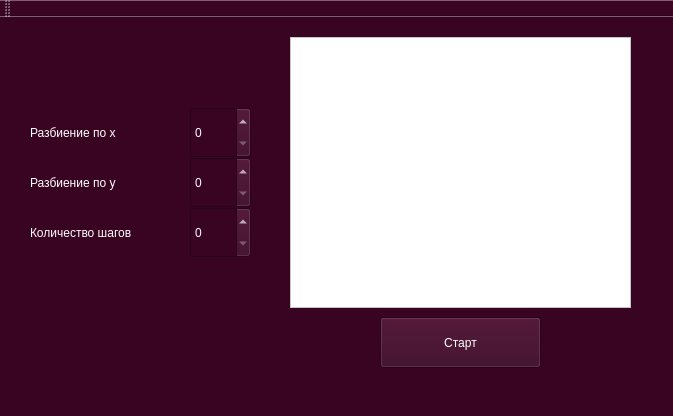
<?xml version="1.0" encoding="UTF-8"?>
<ui version="4.0">
 <class>MainWindow</class>
 <widget class="QMainWindow" name="MainWindow">
  <property name="geometry">
   <rect>
    <x>0</x>
    <y>0</y>
    <width>673</width>
    <height>416</height>
   </rect>
  </property>
  <property name="palette">
   <palette>
    <active>
     <colorrole role="WindowText">
      <brush brushstyle="SolidPattern">
       <color alpha="255">
        <red>255</red>
        <green>255</green>
        <blue>255</blue>
       </color>
      </brush>
     </colorrole>
     <colorrole role="Button">
      <brush brushstyle="SolidPattern">
       <color alpha="255">
        <red>57</red>
        <green>4</green>
        <blue>34</blue>
       </color>
      </brush>
     </colorrole>
     <colorrole role="Text">
      <brush brushstyle="SolidPattern">
       <color alpha="255">
        <red>255</red>
        <green>255</green>
        <blue>255</blue>
       </color>
      </brush>
     </colorrole>
     <colorrole role="ButtonText">
      <brush brushstyle="SolidPattern">
       <color alpha="255">
        <red>255</red>
        <green>255</green>
        <blue>255</blue>
       </color>
      </brush>
     </colorrole>
     <colorrole role="Base">
      <brush brushstyle="SolidPattern">
       <color alpha="255">
        <red>57</red>
        <green>4</green>
        <blue>34</blue>
       </color>
      </brush>
     </colorrole>
     <colorrole role="Window">
      <brush brushstyle="SolidPattern">
       <color alpha="255">
        <red>57</red>
        <green>4</green>
        <blue>34</blue>
       </color>
      </brush>
     </colorrole>
     <colorrole role="ToolTipText">
      <brush brushstyle="SolidPattern">
       <color alpha="255">
        <red>255</red>
        <green>255</green>
        <blue>255</blue>
       </color>
      </brush>
     </colorrole>
    </active>
    <inactive>
     <colorrole role="WindowText">
      <brush brushstyle="SolidPattern">
       <color alpha="255">
        <red>255</red>
        <green>255</green>
        <blue>255</blue>
       </color>
      </brush>
     </colorrole>
     <colorrole role="Button">
      <brush brushstyle="SolidPattern">
       <color alpha="255">
        <red>57</red>
        <green>4</green>
        <blue>34</blue>
       </color>
      </brush>
     </colorrole>
     <colorrole role="Text">
      <brush brushstyle="SolidPattern">
       <color alpha="255">
        <red>255</red>
        <green>255</green>
        <blue>255</blue>
       </color>
      </brush>
     </colorrole>
     <colorrole role="ButtonText">
      <brush brushstyle="SolidPattern">
       <color alpha="255">
        <red>255</red>
        <green>255</green>
        <blue>255</blue>
       </color>
      </brush>
     </colorrole>
     <colorrole role="Base">
      <brush brushstyle="SolidPattern">
       <color alpha="255">
        <red>57</red>
        <green>4</green>
        <blue>34</blue>
       </color>
      </brush>
     </colorrole>
     <colorrole role="Window">
      <brush brushstyle="SolidPattern">
       <color alpha="255">
        <red>57</red>
        <green>4</green>
        <blue>34</blue>
       </color>
      </brush>
     </colorrole>
     <colorrole role="ToolTipText">
      <brush brushstyle="SolidPattern">
       <color alpha="255">
        <red>255</red>
        <green>255</green>
        <blue>255</blue>
       </color>
      </brush>
     </colorrole>
    </inactive>
    <disabled>
     <colorrole role="WindowText">
      <brush brushstyle="SolidPattern">
       <color alpha="255">
        <red>190</red>
        <green>190</green>
        <blue>190</blue>
       </color>
      </brush>
     </colorrole>
     <colorrole role="Button">
      <brush brushstyle="SolidPattern">
       <color alpha="255">
        <red>57</red>
        <green>4</green>
        <blue>34</blue>
       </color>
      </brush>
     </colorrole>
     <colorrole role="Text">
      <brush brushstyle="SolidPattern">
       <color alpha="255">
        <red>190</red>
        <green>190</green>
        <blue>190</blue>
       </color>
      </brush>
     </colorrole>
     <colorrole role="ButtonText">
      <brush brushstyle="SolidPattern">
       <color alpha="255">
        <red>190</red>
        <green>190</green>
        <blue>190</blue>
       </color>
      </brush>
     </colorrole>
     <colorrole role="Base">
      <brush brushstyle="SolidPattern">
       <color alpha="255">
        <red>57</red>
        <green>4</green>
        <blue>34</blue>
       </color>
      </brush>
     </colorrole>
     <colorrole role="Window">
      <brush brushstyle="SolidPattern">
       <color alpha="255">
        <red>57</red>
        <green>4</green>
        <blue>34</blue>
       </color>
      </brush>
     </colorrole>
     <colorrole role="ToolTipText">
      <brush brushstyle="SolidPattern">
       <color alpha="255">
        <red>255</red>
        <green>255</green>
        <blue>255</blue>
       </color>
      </brush>
     </colorrole>
    </disabled>
   </palette>
  </property>
  <property name="windowTitle">
   <string>MainWindow</string>
  </property>
  <property name="styleSheet">
   <string notr="true">background-color: rgb(57, 4, 34);</string>
  </property>
  <widget class="QWidget" name="centralWidget">
   <widget class="QLabel" name="label">
    <property name="geometry">
     <rect>
      <x>30</x>
      <y>100</y>
      <width>141</width>
      <height>31</height>
     </rect>
    </property>
    <property name="palette">
     <palette>
      <active>
       <colorrole role="WindowText">
        <brush brushstyle="SolidPattern">
         <color alpha="255">
          <red>255</red>
          <green>255</green>
          <blue>255</blue>
         </color>
        </brush>
       </colorrole>
       <colorrole role="Button">
        <brush brushstyle="SolidPattern">
         <color alpha="255">
          <red>57</red>
          <green>4</green>
          <blue>34</blue>
         </color>
        </brush>
       </colorrole>
       <colorrole role="Text">
        <brush brushstyle="SolidPattern">
         <color alpha="255">
          <red>255</red>
          <green>255</green>
          <blue>255</blue>
         </color>
        </brush>
       </colorrole>
       <colorrole role="ButtonText">
        <brush brushstyle="SolidPattern">
         <color alpha="255">
          <red>255</red>
          <green>255</green>
          <blue>255</blue>
         </color>
        </brush>
       </colorrole>
       <colorrole role="Base">
        <brush brushstyle="SolidPattern">
         <color alpha="255">
          <red>57</red>
          <green>4</green>
          <blue>34</blue>
         </color>
        </brush>
       </colorrole>
       <colorrole role="Window">
        <brush brushstyle="SolidPattern">
         <color alpha="255">
          <red>57</red>
          <green>4</green>
          <blue>34</blue>
         </color>
        </brush>
       </colorrole>
       <colorrole role="ToolTipText">
        <brush brushstyle="SolidPattern">
         <color alpha="255">
          <red>255</red>
          <green>255</green>
          <blue>255</blue>
         </color>
        </brush>
       </colorrole>
      </active>
      <inactive>
       <colorrole role="WindowText">
        <brush brushstyle="SolidPattern">
         <color alpha="255">
          <red>255</red>
          <green>255</green>
          <blue>255</blue>
         </color>
        </brush>
       </colorrole>
       <colorrole role="Button">
        <brush brushstyle="SolidPattern">
         <color alpha="255">
          <red>57</red>
          <green>4</green>
          <blue>34</blue>
         </color>
        </brush>
       </colorrole>
       <colorrole role="Text">
        <brush brushstyle="SolidPattern">
         <color alpha="255">
          <red>255</red>
          <green>255</green>
          <blue>255</blue>
         </color>
        </brush>
       </colorrole>
       <colorrole role="ButtonText">
        <brush brushstyle="SolidPattern">
         <color alpha="255">
          <red>255</red>
          <green>255</green>
          <blue>255</blue>
         </color>
        </brush>
       </colorrole>
       <colorrole role="Base">
        <brush brushstyle="SolidPattern">
         <color alpha="255">
          <red>57</red>
          <green>4</green>
          <blue>34</blue>
         </color>
        </brush>
       </colorrole>
       <colorrole role="Window">
        <brush brushstyle="SolidPattern">
         <color alpha="255">
          <red>57</red>
          <green>4</green>
          <blue>34</blue>
         </color>
        </brush>
       </colorrole>
       <colorrole role="ToolTipText">
        <brush brushstyle="SolidPattern">
         <color alpha="255">
          <red>255</red>
          <green>255</green>
          <blue>255</blue>
         </color>
        </brush>
       </colorrole>
      </inactive>
      <disabled>
       <colorrole role="WindowText">
        <brush brushstyle="SolidPattern">
         <color alpha="255">
          <red>190</red>
          <green>190</green>
          <blue>190</blue>
         </color>
        </brush>
       </colorrole>
       <colorrole role="Button">
        <brush brushstyle="SolidPattern">
         <color alpha="255">
          <red>57</red>
          <green>4</green>
          <blue>34</blue>
         </color>
        </brush>
       </colorrole>
       <colorrole role="Text">
        <brush brushstyle="SolidPattern">
         <color alpha="255">
          <red>190</red>
          <green>190</green>
          <blue>190</blue>
         </color>
        </brush>
       </colorrole>
       <colorrole role="ButtonText">
        <brush brushstyle="SolidPattern">
         <color alpha="255">
          <red>190</red>
          <green>190</green>
          <blue>190</blue>
         </color>
        </brush>
       </colorrole>
       <colorrole role="Base">
        <brush brushstyle="SolidPattern">
         <color alpha="255">
          <red>57</red>
          <green>4</green>
          <blue>34</blue>
         </color>
        </brush>
       </colorrole>
       <colorrole role="Window">
        <brush brushstyle="SolidPattern">
         <color alpha="255">
          <red>57</red>
          <green>4</green>
          <blue>34</blue>
         </color>
        </brush>
       </colorrole>
       <colorrole role="ToolTipText">
        <brush brushstyle="SolidPattern">
         <color alpha="255">
          <red>255</red>
          <green>255</green>
          <blue>255</blue>
         </color>
        </brush>
       </colorrole>
      </disabled>
     </palette>
    </property>
    <property name="text">
     <string>Разбиение по x</string>
    </property>
   </widget>
   <widget class="QLabel" name="label_2">
    <property name="geometry">
     <rect>
      <x>30</x>
      <y>150</y>
      <width>141</width>
      <height>31</height>
     </rect>
    </property>
    <property name="palette">
     <palette>
      <active>
       <colorrole role="WindowText">
        <brush brushstyle="SolidPattern">
         <color alpha="255">
          <red>255</red>
          <green>255</green>
          <blue>255</blue>
         </color>
        </brush>
       </colorrole>
       <colorrole role="Button">
        <brush brushstyle="SolidPattern">
         <color alpha="255">
          <red>57</red>
          <green>4</green>
          <blue>34</blue>
         </color>
        </brush>
       </colorrole>
       <colorrole role="Text">
        <brush brushstyle="SolidPattern">
         <color alpha="255">
          <red>255</red>
          <green>255</green>
          <blue>255</blue>
         </color>
        </brush>
       </colorrole>
       <colorrole role="ButtonText">
        <brush brushstyle="SolidPattern">
         <color alpha="255">
          <red>255</red>
          <green>255</green>
          <blue>255</blue>
         </color>
        </brush>
       </colorrole>
       <colorrole role="Base">
        <brush brushstyle="SolidPattern">
         <color alpha="255">
          <red>57</red>
          <green>4</green>
          <blue>34</blue>
         </color>
        </brush>
       </colorrole>
       <colorrole role="Window">
        <brush brushstyle="SolidPattern">
         <color alpha="255">
          <red>57</red>
          <green>4</green>
          <blue>34</blue>
         </color>
        </brush>
       </colorrole>
       <colorrole role="ToolTipText">
        <brush brushstyle="SolidPattern">
         <color alpha="255">
          <red>255</red>
          <green>255</green>
          <blue>255</blue>
         </color>
        </brush>
       </colorrole>
      </active>
      <inactive>
       <colorrole role="WindowText">
        <brush brushstyle="SolidPattern">
         <color alpha="255">
          <red>255</red>
          <green>255</green>
          <blue>255</blue>
         </color>
        </brush>
       </colorrole>
       <colorrole role="Button">
        <brush brushstyle="SolidPattern">
         <color alpha="255">
          <red>57</red>
          <green>4</green>
          <blue>34</blue>
         </color>
        </brush>
       </colorrole>
       <colorrole role="Text">
        <brush brushstyle="SolidPattern">
         <color alpha="255">
          <red>255</red>
          <green>255</green>
          <blue>255</blue>
         </color>
        </brush>
       </colorrole>
       <colorrole role="ButtonText">
        <brush brushstyle="SolidPattern">
         <color alpha="255">
          <red>255</red>
          <green>255</green>
          <blue>255</blue>
         </color>
        </brush>
       </colorrole>
       <colorrole role="Base">
        <brush brushstyle="SolidPattern">
         <color alpha="255">
          <red>57</red>
          <green>4</green>
          <blue>34</blue>
         </color>
        </brush>
       </colorrole>
       <colorrole role="Window">
        <brush brushstyle="SolidPattern">
         <color alpha="255">
          <red>57</red>
          <green>4</green>
          <blue>34</blue>
         </color>
        </brush>
       </colorrole>
       <colorrole role="ToolTipText">
        <brush brushstyle="SolidPattern">
         <color alpha="255">
          <red>255</red>
          <green>255</green>
          <blue>255</blue>
         </color>
        </brush>
       </colorrole>
      </inactive>
      <disabled>
       <colorrole role="WindowText">
        <brush brushstyle="SolidPattern">
         <color alpha="255">
          <red>190</red>
          <green>190</green>
          <blue>190</blue>
         </color>
        </brush>
       </colorrole>
       <colorrole role="Button">
        <brush brushstyle="SolidPattern">
         <color alpha="255">
          <red>57</red>
          <green>4</green>
          <blue>34</blue>
         </color>
        </brush>
       </colorrole>
       <colorrole role="Text">
        <brush brushstyle="SolidPattern">
         <color alpha="255">
          <red>190</red>
          <green>190</green>
          <blue>190</blue>
         </color>
        </brush>
       </colorrole>
       <colorrole role="ButtonText">
        <brush brushstyle="SolidPattern">
         <color alpha="255">
          <red>190</red>
          <green>190</green>
          <blue>190</blue>
         </color>
        </brush>
       </colorrole>
       <colorrole role="Base">
        <brush brushstyle="SolidPattern">
         <color alpha="255">
          <red>57</red>
          <green>4</green>
          <blue>34</blue>
         </color>
        </brush>
       </colorrole>
       <colorrole role="Window">
        <brush brushstyle="SolidPattern">
         <color alpha="255">
          <red>57</red>
          <green>4</green>
          <blue>34</blue>
         </color>
        </brush>
       </colorrole>
       <colorrole role="ToolTipText">
        <brush brushstyle="SolidPattern">
         <color alpha="255">
          <red>255</red>
          <green>255</green>
          <blue>255</blue>
         </color>
        </brush>
       </colorrole>
      </disabled>
     </palette>
    </property>
    <property name="text">
     <string>Разбиение по y</string>
    </property>
   </widget>
   <widget class="QLabel" name="label_3">
    <property name="geometry">
     <rect>
      <x>30</x>
      <y>200</y>
      <width>141</width>
      <height>31</height>
     </rect>
    </property>
    <property name="palette">
     <palette>
      <active>
       <colorrole role="WindowText">
        <brush brushstyle="SolidPattern">
         <color alpha="255">
          <red>255</red>
          <green>255</green>
          <blue>255</blue>
         </color>
        </brush>
       </colorrole>
       <colorrole role="Button">
        <brush brushstyle="SolidPattern">
         <color alpha="255">
          <red>57</red>
          <green>4</green>
          <blue>34</blue>
         </color>
        </brush>
       </colorrole>
       <colorrole role="Text">
        <brush brushstyle="SolidPattern">
         <color alpha="255">
          <red>255</red>
          <green>255</green>
          <blue>255</blue>
         </color>
        </brush>
       </colorrole>
       <colorrole role="ButtonText">
        <brush brushstyle="SolidPattern">
         <color alpha="255">
          <red>255</red>
          <green>255</green>
          <blue>255</blue>
         </color>
        </brush>
       </colorrole>
       <colorrole role="Base">
        <brush brushstyle="SolidPattern">
         <color alpha="255">
          <red>57</red>
          <green>4</green>
          <blue>34</blue>
         </color>
        </brush>
       </colorrole>
       <colorrole role="Window">
        <brush brushstyle="SolidPattern">
         <color alpha="255">
          <red>57</red>
          <green>4</green>
          <blue>34</blue>
         </color>
        </brush>
       </colorrole>
       <colorrole role="ToolTipText">
        <brush brushstyle="SolidPattern">
         <color alpha="255">
          <red>255</red>
          <green>255</green>
          <blue>255</blue>
         </color>
        </brush>
       </colorrole>
      </active>
      <inactive>
       <colorrole role="WindowText">
        <brush brushstyle="SolidPattern">
         <color alpha="255">
          <red>255</red>
          <green>255</green>
          <blue>255</blue>
         </color>
        </brush>
       </colorrole>
       <colorrole role="Button">
        <brush brushstyle="SolidPattern">
         <color alpha="255">
          <red>57</red>
          <green>4</green>
          <blue>34</blue>
         </color>
        </brush>
       </colorrole>
       <colorrole role="Text">
        <brush brushstyle="SolidPattern">
         <color alpha="255">
          <red>255</red>
          <green>255</green>
          <blue>255</blue>
         </color>
        </brush>
       </colorrole>
       <colorrole role="ButtonText">
        <brush brushstyle="SolidPattern">
         <color alpha="255">
          <red>255</red>
          <green>255</green>
          <blue>255</blue>
         </color>
        </brush>
       </colorrole>
       <colorrole role="Base">
        <brush brushstyle="SolidPattern">
         <color alpha="255">
          <red>57</red>
          <green>4</green>
          <blue>34</blue>
         </color>
        </brush>
       </colorrole>
       <colorrole role="Window">
        <brush brushstyle="SolidPattern">
         <color alpha="255">
          <red>57</red>
          <green>4</green>
          <blue>34</blue>
         </color>
        </brush>
       </colorrole>
       <colorrole role="ToolTipText">
        <brush brushstyle="SolidPattern">
         <color alpha="255">
          <red>255</red>
          <green>255</green>
          <blue>255</blue>
         </color>
        </brush>
       </colorrole>
      </inactive>
      <disabled>
       <colorrole role="WindowText">
        <brush brushstyle="SolidPattern">
         <color alpha="255">
          <red>190</red>
          <green>190</green>
          <blue>190</blue>
         </color>
        </brush>
       </colorrole>
       <colorrole role="Button">
        <brush brushstyle="SolidPattern">
         <color alpha="255">
          <red>57</red>
          <green>4</green>
          <blue>34</blue>
         </color>
        </brush>
       </colorrole>
       <colorrole role="Text">
        <brush brushstyle="SolidPattern">
         <color alpha="255">
          <red>190</red>
          <green>190</green>
          <blue>190</blue>
         </color>
        </brush>
       </colorrole>
       <colorrole role="ButtonText">
        <brush brushstyle="SolidPattern">
         <color alpha="255">
          <red>190</red>
          <green>190</green>
          <blue>190</blue>
         </color>
        </brush>
       </colorrole>
       <colorrole role="Base">
        <brush brushstyle="SolidPattern">
         <color alpha="255">
          <red>57</red>
          <green>4</green>
          <blue>34</blue>
         </color>
        </brush>
       </colorrole>
       <colorrole role="Window">
        <brush brushstyle="SolidPattern">
         <color alpha="255">
          <red>57</red>
          <green>4</green>
          <blue>34</blue>
         </color>
        </brush>
       </colorrole>
       <colorrole role="ToolTipText">
        <brush brushstyle="SolidPattern">
         <color alpha="255">
          <red>255</red>
          <green>255</green>
          <blue>255</blue>
         </color>
        </brush>
       </colorrole>
      </disabled>
     </palette>
    </property>
    <property name="text">
     <string>Количество шагов</string>
    </property>
   </widget>
   <widget class="QSpinBox" name="spinBox_3">
    <property name="geometry">
     <rect>
      <x>190</x>
      <y>90</y>
      <width>61</width>
      <height>51</height>
     </rect>
    </property>
    <property name="palette">
     <palette>
      <active>
       <colorrole role="WindowText">
        <brush brushstyle="SolidPattern">
         <color alpha="255">
          <red>255</red>
          <green>255</green>
          <blue>255</blue>
         </color>
        </brush>
       </colorrole>
       <colorrole role="Button">
        <brush brushstyle="SolidPattern">
         <color alpha="255">
          <red>57</red>
          <green>4</green>
          <blue>34</blue>
         </color>
        </brush>
       </colorrole>
       <colorrole role="Text">
        <brush brushstyle="SolidPattern">
         <color alpha="255">
          <red>255</red>
          <green>255</green>
          <blue>255</blue>
         </color>
        </brush>
       </colorrole>
       <colorrole role="ButtonText">
        <brush brushstyle="SolidPattern">
         <color alpha="255">
          <red>255</red>
          <green>255</green>
          <blue>255</blue>
         </color>
        </brush>
       </colorrole>
       <colorrole role="Base">
        <brush brushstyle="SolidPattern">
         <color alpha="255">
          <red>57</red>
          <green>4</green>
          <blue>34</blue>
         </color>
        </brush>
       </colorrole>
       <colorrole role="Window">
        <brush brushstyle="SolidPattern">
         <color alpha="255">
          <red>57</red>
          <green>4</green>
          <blue>34</blue>
         </color>
        </brush>
       </colorrole>
       <colorrole role="ToolTipText">
        <brush brushstyle="SolidPattern">
         <color alpha="255">
          <red>255</red>
          <green>255</green>
          <blue>255</blue>
         </color>
        </brush>
       </colorrole>
      </active>
      <inactive>
       <colorrole role="WindowText">
        <brush brushstyle="SolidPattern">
         <color alpha="255">
          <red>255</red>
          <green>255</green>
          <blue>255</blue>
         </color>
        </brush>
       </colorrole>
       <colorrole role="Button">
        <brush brushstyle="SolidPattern">
         <color alpha="255">
          <red>57</red>
          <green>4</green>
          <blue>34</blue>
         </color>
        </brush>
       </colorrole>
       <colorrole role="Text">
        <brush brushstyle="SolidPattern">
         <color alpha="255">
          <red>255</red>
          <green>255</green>
          <blue>255</blue>
         </color>
        </brush>
       </colorrole>
       <colorrole role="ButtonText">
        <brush brushstyle="SolidPattern">
         <color alpha="255">
          <red>255</red>
          <green>255</green>
          <blue>255</blue>
         </color>
        </brush>
       </colorrole>
       <colorrole role="Base">
        <brush brushstyle="SolidPattern">
         <color alpha="255">
          <red>57</red>
          <green>4</green>
          <blue>34</blue>
         </color>
        </brush>
       </colorrole>
       <colorrole role="Window">
        <brush brushstyle="SolidPattern">
         <color alpha="255">
          <red>57</red>
          <green>4</green>
          <blue>34</blue>
         </color>
        </brush>
       </colorrole>
       <colorrole role="ToolTipText">
        <brush brushstyle="SolidPattern">
         <color alpha="255">
          <red>255</red>
          <green>255</green>
          <blue>255</blue>
         </color>
        </brush>
       </colorrole>
      </inactive>
      <disabled>
       <colorrole role="WindowText">
        <brush brushstyle="SolidPattern">
         <color alpha="255">
          <red>190</red>
          <green>190</green>
          <blue>190</blue>
         </color>
        </brush>
       </colorrole>
       <colorrole role="Button">
        <brush brushstyle="SolidPattern">
         <color alpha="255">
          <red>57</red>
          <green>4</green>
          <blue>34</blue>
         </color>
        </brush>
       </colorrole>
       <colorrole role="Text">
        <brush brushstyle="SolidPattern">
         <color alpha="255">
          <red>190</red>
          <green>190</green>
          <blue>190</blue>
         </color>
        </brush>
       </colorrole>
       <colorrole role="ButtonText">
        <brush brushstyle="SolidPattern">
         <color alpha="255">
          <red>190</red>
          <green>190</green>
          <blue>190</blue>
         </color>
        </brush>
       </colorrole>
       <colorrole role="Base">
        <brush brushstyle="SolidPattern">
         <color alpha="255">
          <red>57</red>
          <green>4</green>
          <blue>34</blue>
         </color>
        </brush>
       </colorrole>
       <colorrole role="Window">
        <brush brushstyle="SolidPattern">
         <color alpha="255">
          <red>57</red>
          <green>4</green>
          <blue>34</blue>
         </color>
        </brush>
       </colorrole>
       <colorrole role="ToolTipText">
        <brush brushstyle="SolidPattern">
         <color alpha="255">
          <red>255</red>
          <green>255</green>
          <blue>255</blue>
         </color>
        </brush>
       </colorrole>
      </disabled>
     </palette>
    </property>
    <property name="maximum">
     <number>100000</number>
    </property>
   </widget>
   <widget class="QSpinBox" name="spinBox_4">
    <property name="geometry">
     <rect>
      <x>190</x>
      <y>140</y>
      <width>61</width>
      <height>51</height>
     </rect>
    </property>
    <property name="palette">
     <palette>
      <active>
       <colorrole role="WindowText">
        <brush brushstyle="SolidPattern">
         <color alpha="255">
          <red>255</red>
          <green>255</green>
          <blue>255</blue>
         </color>
        </brush>
       </colorrole>
       <colorrole role="Button">
        <brush brushstyle="SolidPattern">
         <color alpha="255">
          <red>57</red>
          <green>4</green>
          <blue>34</blue>
         </color>
        </brush>
       </colorrole>
       <colorrole role="Text">
        <brush brushstyle="SolidPattern">
         <color alpha="255">
          <red>255</red>
          <green>255</green>
          <blue>255</blue>
         </color>
        </brush>
       </colorrole>
       <colorrole role="ButtonText">
        <brush brushstyle="SolidPattern">
         <color alpha="255">
          <red>255</red>
          <green>255</green>
          <blue>255</blue>
         </color>
        </brush>
       </colorrole>
       <colorrole role="Base">
        <brush brushstyle="SolidPattern">
         <color alpha="255">
          <red>57</red>
          <green>4</green>
          <blue>34</blue>
         </color>
        </brush>
       </colorrole>
       <colorrole role="Window">
        <brush brushstyle="SolidPattern">
         <color alpha="255">
          <red>57</red>
          <green>4</green>
          <blue>34</blue>
         </color>
        </brush>
       </colorrole>
       <colorrole role="ToolTipText">
        <brush brushstyle="SolidPattern">
         <color alpha="255">
          <red>255</red>
          <green>255</green>
          <blue>255</blue>
         </color>
        </brush>
       </colorrole>
      </active>
      <inactive>
       <colorrole role="WindowText">
        <brush brushstyle="SolidPattern">
         <color alpha="255">
          <red>255</red>
          <green>255</green>
          <blue>255</blue>
         </color>
        </brush>
       </colorrole>
       <colorrole role="Button">
        <brush brushstyle="SolidPattern">
         <color alpha="255">
          <red>57</red>
          <green>4</green>
          <blue>34</blue>
         </color>
        </brush>
       </colorrole>
       <colorrole role="Text">
        <brush brushstyle="SolidPattern">
         <color alpha="255">
          <red>255</red>
          <green>255</green>
          <blue>255</blue>
         </color>
        </brush>
       </colorrole>
       <colorrole role="ButtonText">
        <brush brushstyle="SolidPattern">
         <color alpha="255">
          <red>255</red>
          <green>255</green>
          <blue>255</blue>
         </color>
        </brush>
       </colorrole>
       <colorrole role="Base">
        <brush brushstyle="SolidPattern">
         <color alpha="255">
          <red>57</red>
          <green>4</green>
          <blue>34</blue>
         </color>
        </brush>
       </colorrole>
       <colorrole role="Window">
        <brush brushstyle="SolidPattern">
         <color alpha="255">
          <red>57</red>
          <green>4</green>
          <blue>34</blue>
         </color>
        </brush>
       </colorrole>
       <colorrole role="ToolTipText">
        <brush brushstyle="SolidPattern">
         <color alpha="255">
          <red>255</red>
          <green>255</green>
          <blue>255</blue>
         </color>
        </brush>
       </colorrole>
      </inactive>
      <disabled>
       <colorrole role="WindowText">
        <brush brushstyle="SolidPattern">
         <color alpha="255">
          <red>190</red>
          <green>190</green>
          <blue>190</blue>
         </color>
        </brush>
       </colorrole>
       <colorrole role="Button">
        <brush brushstyle="SolidPattern">
         <color alpha="255">
          <red>57</red>
          <green>4</green>
          <blue>34</blue>
         </color>
        </brush>
       </colorrole>
       <colorrole role="Text">
        <brush brushstyle="SolidPattern">
         <color alpha="255">
          <red>190</red>
          <green>190</green>
          <blue>190</blue>
         </color>
        </brush>
       </colorrole>
       <colorrole role="ButtonText">
        <brush brushstyle="SolidPattern">
         <color alpha="255">
          <red>190</red>
          <green>190</green>
          <blue>190</blue>
         </color>
        </brush>
       </colorrole>
       <colorrole role="Base">
        <brush brushstyle="SolidPattern">
         <color alpha="255">
          <red>57</red>
          <green>4</green>
          <blue>34</blue>
         </color>
        </brush>
       </colorrole>
       <colorrole role="Window">
        <brush brushstyle="SolidPattern">
         <color alpha="255">
          <red>57</red>
          <green>4</green>
          <blue>34</blue>
         </color>
        </brush>
       </colorrole>
       <colorrole role="ToolTipText">
        <brush brushstyle="SolidPattern">
         <color alpha="255">
          <red>255</red>
          <green>255</green>
          <blue>255</blue>
         </color>
        </brush>
       </colorrole>
      </disabled>
     </palette>
    </property>
    <property name="maximum">
     <number>100000</number>
    </property>
   </widget>
   <widget class="QSpinBox" name="spinBox_5">
    <property name="geometry">
     <rect>
      <x>190</x>
      <y>190</y>
      <width>61</width>
      <height>51</height>
     </rect>
    </property>
    <property name="palette">
     <palette>
      <active>
       <colorrole role="WindowText">
        <brush brushstyle="SolidPattern">
         <color alpha="255">
          <red>255</red>
          <green>255</green>
          <blue>255</blue>
         </color>
        </brush>
       </colorrole>
       <colorrole role="Button">
        <brush brushstyle="SolidPattern">
         <color alpha="255">
          <red>57</red>
          <green>4</green>
          <blue>34</blue>
         </color>
        </brush>
       </colorrole>
       <colorrole role="Text">
        <brush brushstyle="SolidPattern">
         <color alpha="255">
          <red>255</red>
          <green>255</green>
          <blue>255</blue>
         </color>
        </brush>
       </colorrole>
       <colorrole role="ButtonText">
        <brush brushstyle="SolidPattern">
         <color alpha="255">
          <red>255</red>
          <green>255</green>
          <blue>255</blue>
         </color>
        </brush>
       </colorrole>
       <colorrole role="Base">
        <brush brushstyle="SolidPattern">
         <color alpha="255">
          <red>57</red>
          <green>4</green>
          <blue>34</blue>
         </color>
        </brush>
       </colorrole>
       <colorrole role="Window">
        <brush brushstyle="SolidPattern">
         <color alpha="255">
          <red>57</red>
          <green>4</green>
          <blue>34</blue>
         </color>
        </brush>
       </colorrole>
       <colorrole role="ToolTipText">
        <brush brushstyle="SolidPattern">
         <color alpha="255">
          <red>255</red>
          <green>255</green>
          <blue>255</blue>
         </color>
        </brush>
       </colorrole>
      </active>
      <inactive>
       <colorrole role="WindowText">
        <brush brushstyle="SolidPattern">
         <color alpha="255">
          <red>255</red>
          <green>255</green>
          <blue>255</blue>
         </color>
        </brush>
       </colorrole>
       <colorrole role="Button">
        <brush brushstyle="SolidPattern">
         <color alpha="255">
          <red>57</red>
          <green>4</green>
          <blue>34</blue>
         </color>
        </brush>
       </colorrole>
       <colorrole role="Text">
        <brush brushstyle="SolidPattern">
         <color alpha="255">
          <red>255</red>
          <green>255</green>
          <blue>255</blue>
         </color>
        </brush>
       </colorrole>
       <colorrole role="ButtonText">
        <brush brushstyle="SolidPattern">
         <color alpha="255">
          <red>255</red>
          <green>255</green>
          <blue>255</blue>
         </color>
        </brush>
       </colorrole>
       <colorrole role="Base">
        <brush brushstyle="SolidPattern">
         <color alpha="255">
          <red>57</red>
          <green>4</green>
          <blue>34</blue>
         </color>
        </brush>
       </colorrole>
       <colorrole role="Window">
        <brush brushstyle="SolidPattern">
         <color alpha="255">
          <red>57</red>
          <green>4</green>
          <blue>34</blue>
         </color>
        </brush>
       </colorrole>
       <colorrole role="ToolTipText">
        <brush brushstyle="SolidPattern">
         <color alpha="255">
          <red>255</red>
          <green>255</green>
          <blue>255</blue>
         </color>
        </brush>
       </colorrole>
      </inactive>
      <disabled>
       <colorrole role="WindowText">
        <brush brushstyle="SolidPattern">
         <color alpha="255">
          <red>190</red>
          <green>190</green>
          <blue>190</blue>
         </color>
        </brush>
       </colorrole>
       <colorrole role="Button">
        <brush brushstyle="SolidPattern">
         <color alpha="255">
          <red>57</red>
          <green>4</green>
          <blue>34</blue>
         </color>
        </brush>
       </colorrole>
       <colorrole role="Text">
        <brush brushstyle="SolidPattern">
         <color alpha="255">
          <red>190</red>
          <green>190</green>
          <blue>190</blue>
         </color>
        </brush>
       </colorrole>
       <colorrole role="ButtonText">
        <brush brushstyle="SolidPattern">
         <color alpha="255">
          <red>190</red>
          <green>190</green>
          <blue>190</blue>
         </color>
        </brush>
       </colorrole>
       <colorrole role="Base">
        <brush brushstyle="SolidPattern">
         <color alpha="255">
          <red>57</red>
          <green>4</green>
          <blue>34</blue>
         </color>
        </brush>
       </colorrole>
       <colorrole role="Window">
        <brush brushstyle="SolidPattern">
         <color alpha="255">
          <red>57</red>
          <green>4</green>
          <blue>34</blue>
         </color>
        </brush>
       </colorrole>
       <colorrole role="ToolTipText">
        <brush brushstyle="SolidPattern">
         <color alpha="255">
          <red>255</red>
          <green>255</green>
          <blue>255</blue>
         </color>
        </brush>
       </colorrole>
      </disabled>
     </palette>
    </property>
    <property name="maximum">
     <number>100000</number>
    </property>
   </widget>
   <widget class="QPushButton" name="pushButton_2">
    <property name="geometry">
     <rect>
      <x>380</x>
      <y>300</y>
      <width>161</width>
      <height>51</height>
     </rect>
    </property>
    <property name="palette">
     <palette>
      <active>
       <colorrole role="WindowText">
        <brush brushstyle="SolidPattern">
         <color alpha="255">
          <red>255</red>
          <green>255</green>
          <blue>255</blue>
         </color>
        </brush>
       </colorrole>
       <colorrole role="Button">
        <brush brushstyle="SolidPattern">
         <color alpha="255">
          <red>57</red>
          <green>4</green>
          <blue>34</blue>
         </color>
        </brush>
       </colorrole>
       <colorrole role="Text">
        <brush brushstyle="SolidPattern">
         <color alpha="255">
          <red>255</red>
          <green>255</green>
          <blue>255</blue>
         </color>
        </brush>
       </colorrole>
       <colorrole role="ButtonText">
        <brush brushstyle="SolidPattern">
         <color alpha="255">
          <red>255</red>
          <green>255</green>
          <blue>255</blue>
         </color>
        </brush>
       </colorrole>
       <colorrole role="Base">
        <brush brushstyle="SolidPattern">
         <color alpha="255">
          <red>57</red>
          <green>4</green>
          <blue>34</blue>
         </color>
        </brush>
       </colorrole>
       <colorrole role="Window">
        <brush brushstyle="SolidPattern">
         <color alpha="255">
          <red>57</red>
          <green>4</green>
          <blue>34</blue>
         </color>
        </brush>
       </colorrole>
       <colorrole role="ToolTipText">
        <brush brushstyle="SolidPattern">
         <color alpha="255">
          <red>255</red>
          <green>255</green>
          <blue>255</blue>
         </color>
        </brush>
       </colorrole>
      </active>
      <inactive>
       <colorrole role="WindowText">
        <brush brushstyle="SolidPattern">
         <color alpha="255">
          <red>255</red>
          <green>255</green>
          <blue>255</blue>
         </color>
        </brush>
       </colorrole>
       <colorrole role="Button">
        <brush brushstyle="SolidPattern">
         <color alpha="255">
          <red>57</red>
          <green>4</green>
          <blue>34</blue>
         </color>
        </brush>
       </colorrole>
       <colorrole role="Text">
        <brush brushstyle="SolidPattern">
         <color alpha="255">
          <red>255</red>
          <green>255</green>
          <blue>255</blue>
         </color>
        </brush>
       </colorrole>
       <colorrole role="ButtonText">
        <brush brushstyle="SolidPattern">
         <color alpha="255">
          <red>255</red>
          <green>255</green>
          <blue>255</blue>
         </color>
        </brush>
       </colorrole>
       <colorrole role="Base">
        <brush brushstyle="SolidPattern">
         <color alpha="255">
          <red>57</red>
          <green>4</green>
          <blue>34</blue>
         </color>
        </brush>
       </colorrole>
       <colorrole role="Window">
        <brush brushstyle="SolidPattern">
         <color alpha="255">
          <red>57</red>
          <green>4</green>
          <blue>34</blue>
         </color>
        </brush>
       </colorrole>
       <colorrole role="ToolTipText">
        <brush brushstyle="SolidPattern">
         <color alpha="255">
          <red>255</red>
          <green>255</green>
          <blue>255</blue>
         </color>
        </brush>
       </colorrole>
      </inactive>
      <disabled>
       <colorrole role="WindowText">
        <brush brushstyle="SolidPattern">
         <color alpha="255">
          <red>190</red>
          <green>190</green>
          <blue>190</blue>
         </color>
        </brush>
       </colorrole>
       <colorrole role="Button">
        <brush brushstyle="SolidPattern">
         <color alpha="255">
          <red>57</red>
          <green>4</green>
          <blue>34</blue>
         </color>
        </brush>
       </colorrole>
       <colorrole role="Text">
        <brush brushstyle="SolidPattern">
         <color alpha="255">
          <red>190</red>
          <green>190</green>
          <blue>190</blue>
         </color>
        </brush>
       </colorrole>
       <colorrole role="ButtonText">
        <brush brushstyle="SolidPattern">
         <color alpha="255">
          <red>190</red>
          <green>190</green>
          <blue>190</blue>
         </color>
        </brush>
       </colorrole>
       <colorrole role="Base">
        <brush brushstyle="SolidPattern">
         <color alpha="255">
          <red>57</red>
          <green>4</green>
          <blue>34</blue>
         </color>
        </brush>
       </colorrole>
       <colorrole role="Window">
        <brush brushstyle="SolidPattern">
         <color alpha="255">
          <red>57</red>
          <green>4</green>
          <blue>34</blue>
         </color>
        </brush>
       </colorrole>
       <colorrole role="ToolTipText">
        <brush brushstyle="SolidPattern">
         <color alpha="255">
          <red>255</red>
          <green>255</green>
          <blue>255</blue>
         </color>
        </brush>
       </colorrole>
      </disabled>
     </palette>
    </property>
    <property name="text">
     <string>Старт</string>
    </property>
   </widget>
   <widget class="QTableView" name="tableView_2">
    <property name="geometry">
     <rect>
      <x>290</x>
      <y>20</y>
      <width>341</width>
      <height>271</height>
     </rect>
    </property>
    <property name="styleSheet">
     <string notr="true">background-color: rgb(255, 255, 255);</string>
    </property>
   </widget>
  </widget>
  <widget class="QMenuBar" name="menuBar">
   <property name="geometry">
    <rect>
     <x>0</x>
     <y>0</y>
     <width>673</width>
     <height>22</height>
    </rect>
   </property>
  </widget>
  <widget class="QToolBar" name="mainToolBar">
   <attribute name="toolBarArea">
    <enum>TopToolBarArea</enum>
   </attribute>
   <attribute name="toolBarBreak">
    <bool>false</bool>
   </attribute>
  </widget>
  <widget class="QStatusBar" name="statusBar"/>
 </widget>
 <layoutdefault spacing="6" margin="11"/>
 <resources/>
 <connections/>
</ui>
